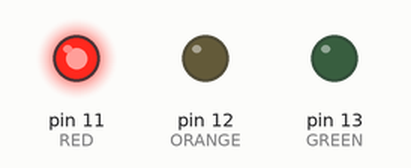
Bench run of a sketch on a simulated Arduino Uno, built with avr-gcc and run on an emulated ATmega328P. On the bench: output pins drawn as LEDs (lit = HIGH).

Above: at 0.5 s.
At 1.5 s:
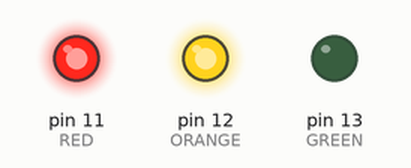
At 2.5 s:
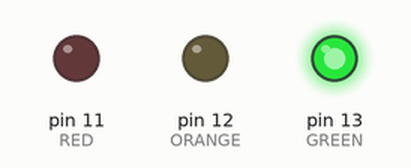
At 3.5 s:
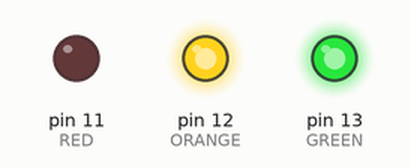
Timing chart, 0 to 5.2 s (numbered marks = the images above):
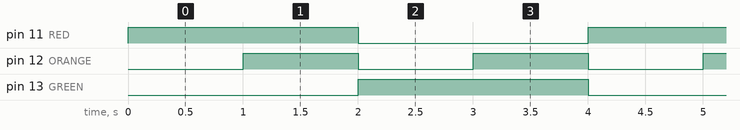

Measured:
- by itself, pin 11 (RED), pin 13 (GREEN): alternates HIGH for 2.0 s and LOW for 2.0 s
- by itself, pin 12 (ORANGE): alternates HIGH for 1.0 s and LOW for 1.0 s
- by itself, everything shown: repeats every 4.0 s, in 4 steps

The sketch:

Traffic_Light.ino
```cpp
int RED=11;
int ORANGE=12;
int GREEN=13;
void setup() {
  pinMode(RED,OUTPUT);
  pinMode(ORANGE,OUTPUT);
  pinMode(GREEN,OUTPUT);
}

void loop() {
  digitalWrite(RED,HIGH);
  digitalWrite(ORANGE,LOW);
  digitalWrite(GREEN,LOW);
  delay(1000);

  digitalWrite(RED,HIGH);
  digitalWrite(ORANGE,HIGH);
  digitalWrite(GREEN,LOW);
  delay(1000);

  digitalWrite(RED,LOW);
  digitalWrite(ORANGE,LOW);
  digitalWrite(GREEN,HIGH);
  delay(1000);

  digitalWrite(RED,LOW);
  digitalWrite(ORANGE,HIGH);
  digitalWrite(GREEN,HIGH);
  delay(1000);
}
```
